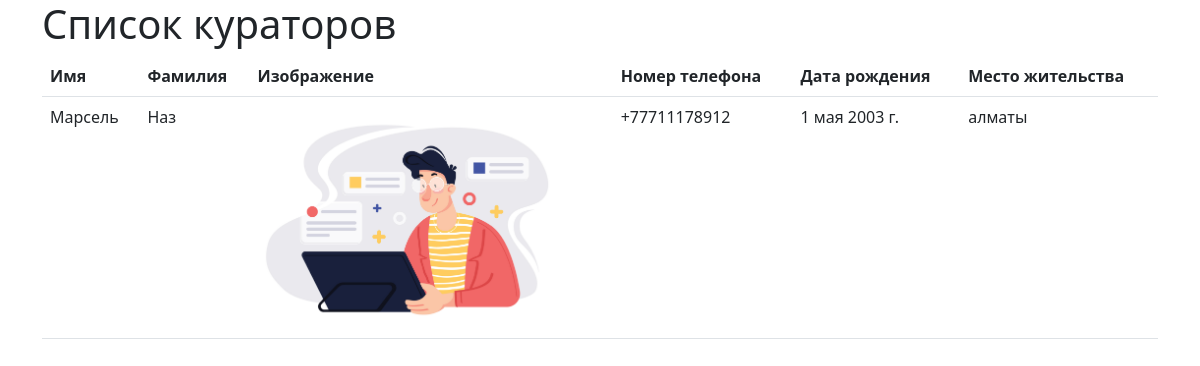
The page /curator/ on the database its author committed.
### curator/models.py (models this page shows, shortened)
class Curator(models.Model):
    first_name = models.CharField(max_length=255, verbose_name='Имя')
    last_name = models.CharField(max_length=255, verbose_name='Фамилия')
    phone = models.CharField(max_length=50, verbose_name='Телефон')
    location = models.CharField(max_length=500, verbose_name='Место жительства')
    birth_date = models.DateField(verbose_name='Дата рождения')
    image = models.ImageField(upload_to='curators/', verbose_name='Фото')
    class Meta:
        verbose_name = "Куратор"
        verbose_name_plural = "Кураторы"

### main/views.py (the view)
# urls.py: path('curator/', view_curator, name='curator_page'),
def view_curator(request):
    curator = Curator.objects.all()
    context = {
        'curator_context': curator
    }
    return render(request, 'main/curator.html', context)

### templates/main/curator.html (shortened to what this page needs)
{% extends 'base.html' %}
{% block content %}
<div class="container">
    <h1>Список кураторов</h1>
    <table class="table">
        <thead>
            <tr>
                <th>Имя</th>
                <th>Фамилия</th>
                <th>Изображение</th>
                <th>Номер телефона</th>
                <th>Дата рождения</th>
                <th>Место жительства</th>
            </tr>
        </thead>
        <tbody>
            {% for cur in curator_context %}
                <tr>
                    <td>{{ cur.first_name }}</td>
                    <td>{{ cur.last_name }}</td>
                    <td>
                        <img src="{{ cur.image.url }}" width="300">
                    </td>
                    <td>{{ cur.phone }}</td>
                    <td>{{ cur.birth_date }}</td>
                    <td>{{ cur.location }}</td>
                </tr>
            {% endfor %}
        </tbody>
    </table>
</div>
{% endblock %}

### rows shown on the page
Curator: first_name "Марсель", last_name "Наз", image (picture), phone "+77711178912", birth_date "1 мая 2003 г.", location "алматы"
